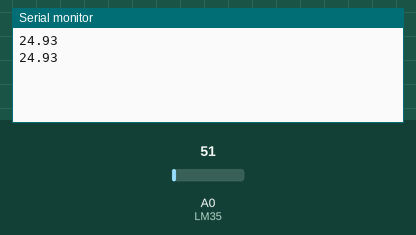
This sketch was run on a simulated Arduino Uno, built with avr-gcc and run on an emulated ATmega328P. On the bench: the last lines printed to the serial monitor. Inputs (shaded band) come from the test bench; at power-on: A0 (LM35) = 51.

Above: at 1.8 s.
1.9 s: A0 (LM35) set to 61
At 2.8 s:
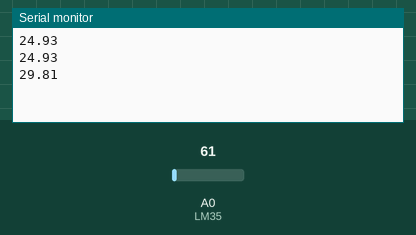
3.4 s: A0 (LM35) set to 71
At 4.8 s:
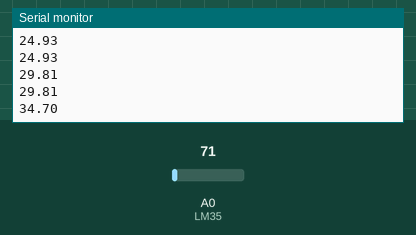
Timing chart, 0 to 6.4 s (numbered marks = the images above; inputs shaded):
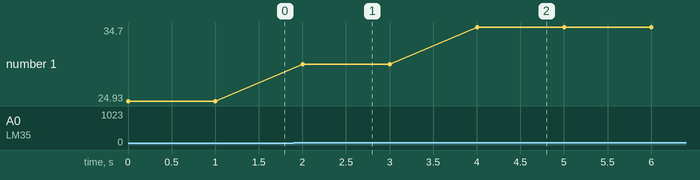

The sketch:

Temperatura.ino
```cpp
const int LM35 = A0;
const int R = 4;
const int G = 3;
const int B = 2;
float temp = 0.00;

void setup () {
  //analogReference(INTERNAL);
  Serial.begin(9600);
}

void loop() {
  temp = analogRead(LM35);
  // temp = temp / 9.31;
  temp = ((temp * 5000.0) / 1023) / 10;
  Serial.println(temp);
  delay(1000);
}
```

Measured:
- after the input at 1.9 s, the serial monitor: prints a new line after 0.10 s (image 1)
- after the input at 3.4 s, the serial monitor: prints a new line after 0.60 s (image 2)
- plotted number 1: 24.93 → 29.81 after the input at 1.9 s, 29.81 → 34.7 after the input at 3.4 s
